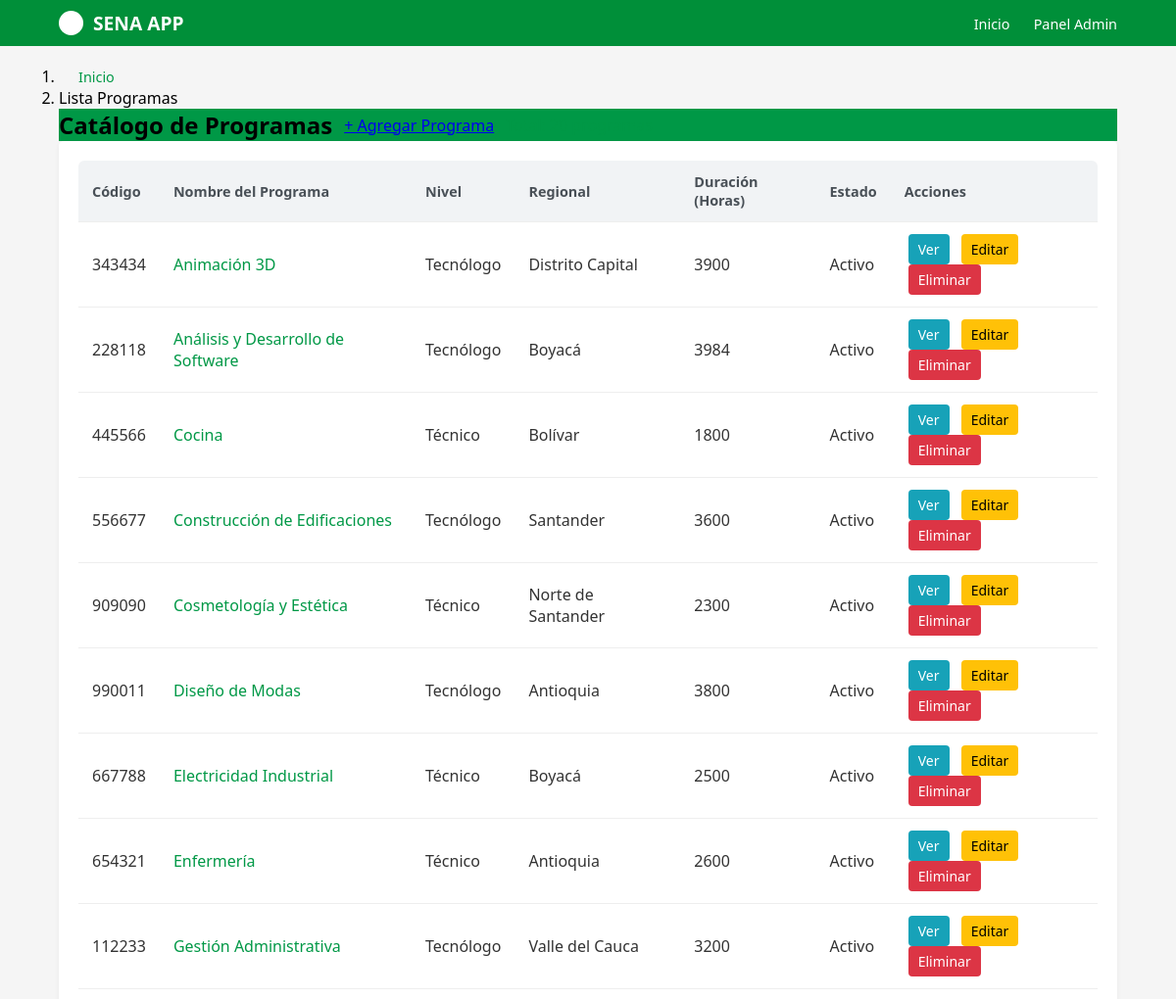
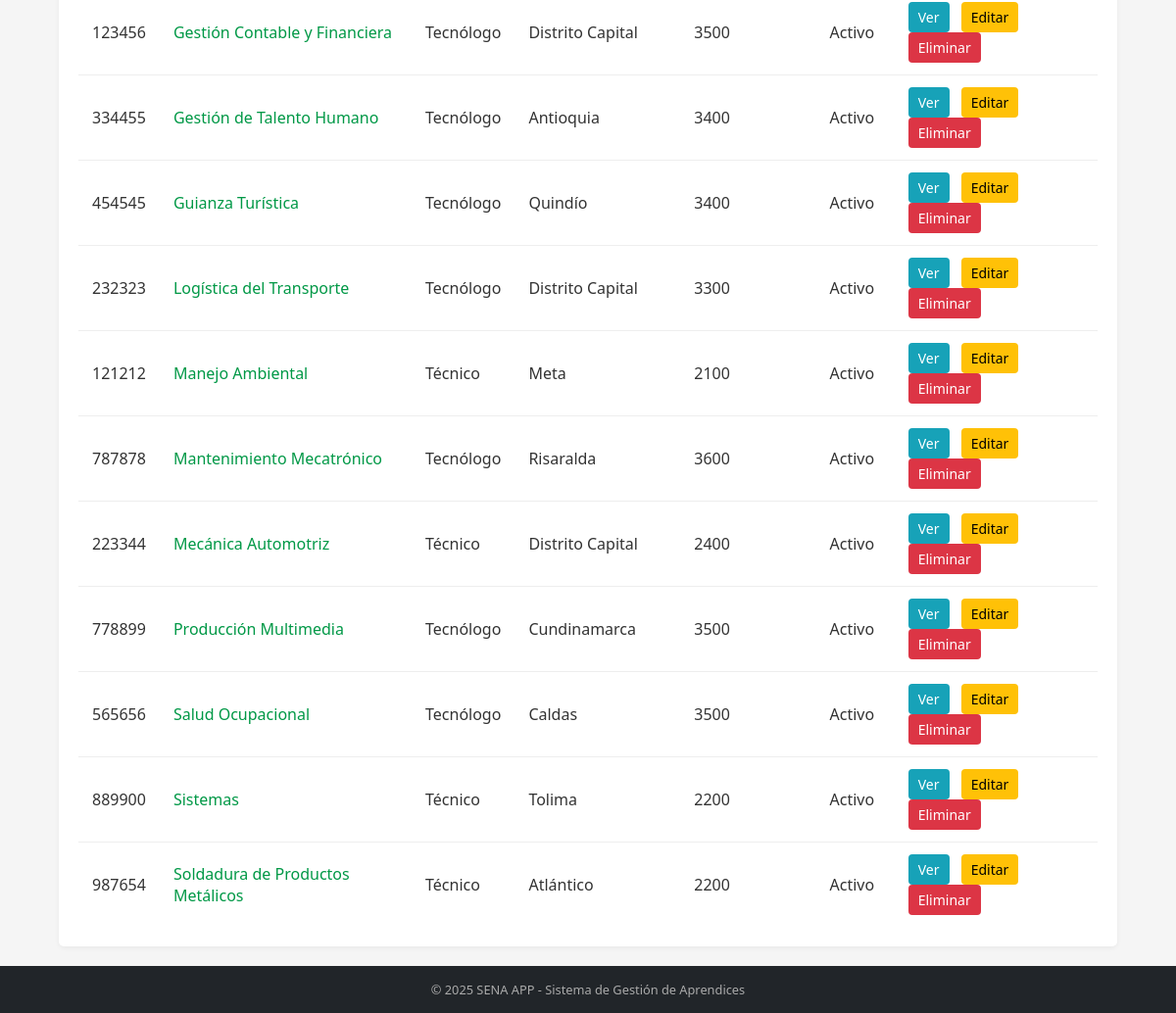
/programas/, run on the app's committed database (2 pictures, top to bottom).
### programas/models.py (models this page shows, shortened)
class Programa(models.Model):
    NIVEL_FORMACION_CHOICES = [
        ('AUX', 'Auxiliar'),
        ('OPE', 'Operario'),
        ('TEC', 'Técnico'),
        ('TGL', 'Tecnólogo'),
        ('ESP', 'Especialización Tecnológica'),
        ('COM', 'Complementario'),
    ]
    MODALIDAD_CHOICES = [
        ('PRE', 'Presencial'),
        ('VIR', 'Virtual'),
        ('MIX', 'Mixta'),
    ]
    ESTADO_CHOICES = [
        ('ACT', 'Activo'),
        ('INA', 'Inactivo'),
        ('SUS', 'Suspendido'),
        ('CAN', 'Cancelado'),
    ]
    codigo = models.CharField(max_length=20, unique=True, verbose_name="Código del Programa")
    nombre = models.CharField(max_length=200, verbose_name="Nombre del Programa")
    nivel_formacion = models.CharField(max_length=3, choices=NIVEL_FORMACION_CHOICES, verbose_name="Nivel de Formación")
    modalidad = models.CharField(max_length=3, choices=MODALIDAD_CHOICES, default='PRE', verbose_name="Modalidad")
    duracion_meses = models.PositiveIntegerField(verbose_name="Duración en Meses")
    duracion_horas = models.PositiveIntegerField(verbose_name="Duración en Horas") # Nuevo campo
    descripcion = models.TextField(verbose_name="Descripción del Programa")
    competencias = models.TextField(verbose_name="Competencias a Desarrollar") # Nuevo campo
    perfil_egreso = models.TextField(verbose_name="Perfil de Egreso") # Nuevo campo
    requisitos_ingreso = models.TextField(verbose_name="Requisitos de Ingreso") # Nuevo campo
    centro_formacion = models.CharField(max_length=200, verbose_name="Centro de Formación") # Nuevo campo
    regional = models.CharField(max_length=100, verbose_name="Regional") # Nuevo campo
    estado = models.CharField(max_length=3, choices=ESTADO_CHOICES, default='ACT', verbose_name="Estado")
    fecha_creacion = models.DateField(verbose_name="Fecha de Creación del Programa")
    fecha_registro = models.DateTimeField(auto_now_add=True, verbose_name="Fecha de Registro")
    class Meta:
        verbose_name = "Programa de Formación"
        verbose_name_plural = "Programas de Formación"
        ordering = ['nombre']

### programas/views.py (the view)
# urls.py: path('', include('programas.urls')),
def programas(request):
    lista_programas = Programa.objects.all()
    template = loader.get_template("lista_programas.html")
    context = {
        "lista_programas": lista_programas,
    }
    return HttpResponse(template.render(context, request))

### programas/templates/lista_programas.html (shortened to what this page needs)
{% extends "master.html" %}
{% block content %}
<div class="container-fluid py-4">
    <div class="row mb-4">
        <div class="col-12">
            <nav aria-label="breadcrumb">
                <ol class="breadcrumb">
                    <li class="breadcrumb-item"><a href="/" class="back-link">Inicio</a></li>
                    <li class="breadcrumb-item active" aria-current="page">Lista Programas</li>
                </ol>
            </nav>
        </div>
    </div>
    <div class="row mb-4">
        <div class="col-12">
            <div class="d-flex justify-content-between align-items-center bg-sena-green p-3 text-white rounded shadow-sm">
                <div style="display:flex; gap:12px; align-items:center;">
                    <h2 class="mb-0 fs-4">Catálogo de Programas</h2>
                    <a href="{% url 'programas:crear_programa' %}" class="btn btn-primary">+ Agregar Programa</a>
                    <span class="badge bg-light text-sena-green p-2 fw-bold fs-6">Total: {{ lista_programas|length }} programas</span>
                </div>
            </div>
        </div>
    </div>
    <div class="row">
        <div class="col-12">
            <div class="card shadow-sm border-0">
                <div class="card-body p-0">
                    <div class="table-responsive">
                        <table class="table table-hover align-middle mb-0 app-table">
                            <thead class="bg-light">
                                <tr>
                                    <th scope="col" class="text-secondary text-uppercase small">Código</th>
                                    <th scope="col" class="text-secondary text-uppercase small">Nombre del Programa</th>
                                    <th scope="col" class="text-secondary text-uppercase small">Nivel</th>
                                    <th scope="col" class="text-secondary text-uppercase small">Regional</th>
                                    <th scope="col" class="text-secondary text-uppercase small">Duración (Horas)</th>
                                    <th scope="col" class="text-secondary text-uppercase small">Estado</th>
                                    <th scope="col" class="text-secondary text-uppercase small">Acciones</th>
                                </tr>
                            </thead>
                            <tbody>
                                {% if lista_programas %}
                                    {% for programa in lista_programas %}
                                        <tr>
                                            <td>{{ programa.codigo }}</td>
                                            <td>
                                                <div class="fw-bold text-primary">{{ programa.nombre }}</div>
                                            </td>
                                            <td>
                                                <span class="text-muted small">{{ programa.get_nivel_formacion_display }}</span>
                                            </td>
                                            <td>{{ programa.regional }}</td>
                                            <td>{{ programa.duracion_horas }}</td>
                                            <td>
                                                {% if programa.estado == 'ACT' %}
                                                    <span class="badge bg-success shadow-sm">{{ programa.get_estado_display }}</span>
                                                {% elif programa.estado == 'INA' or programa.estado == 'CAN' %}
                                                    <span class="badge bg-danger shadow-sm">{{ programa.get_estado_display }}</span>
                                                {% else %}
                                                    <span class="badge bg-warning text-dark shadow-sm">{{ programa.get_estado_display }}</span>
                                                {% endif %}
                                            </td>
                                            <td>
                                                                     <a href="{% url 'programas:detalle_programas' programa.id %}"
                                                                         style="display: inline-block; margin: 0 4px; padding: 6px 10px; background-color: #17a2b8; color: white; text-decoration: none; border-radius: 4px; font-size: 14px;"
                                                                         title="Ver Detalle">Ver</a>
                                                                     <a href="{% url 'programas:editar_programa' programa.id %}"
                                                                         style="display: inline-block; margin: 0 4px; padding: 6px 10px; background-color: #ffc107; color: black; text-decoration: none; border-radius: 4px; font-size: 14px;">Editar</a>
                                                                     <a href="{% url 'programas:eliminar_programa' programa.id %}"
                                                                         style="display: inline-block; margin: 0 4px; padding: 6px 10px; background-color: #dc3545; color: white; text-decoration: none; border-radius: 4px; font-size: 14px;"
                                                                         onclick="return confirm('¿Eliminar el programa {{ programa.nombre }}?')">Eliminar</a>
                                            </td>
                                        </tr>
                                    {% endfor %}
                                {% endif %}
                            </tbody>
                        </table>
                    </div>
                </div>
            </div>
        </div>
    </div>
</div>
{% endblock %}

### aprendices/static/mystyles.css (style rules this page uses)
* { margin: 0; padding: 0; box-sizing: border-box; font-family: 'Segoe UI', Tahoma, Geneva, Verdana, sans-serif; }
body { background-color: #f5f5f5; display: flex; flex-direction: column; min-height: 100vh; }
nav a { color: white; text-decoration: none; margin-left: 20px; font-size: 0.9rem; }
.card { background-color: white; padding: 20px; border-radius: 5px; box-shadow: 0 2px 5px rgba(0,0,0,0.05); display: flex; flex-direction: column; justify-content: space-between; }

### SENA_APP/static/site.css (style rules this page uses)
table.app-table { width:100%; border-collapse:collapse; background:#fff; border-radius:6px; overflow:hidden; }
table.app-table thead th { background:#f1f3f5; padding:12px 14px; text-align:left; color:#495057; font-size:0.9rem; }
table.app-table tbody td { padding:12px 14px; border-top:1px solid #eee; color:#333; }

### programas/templates/lista_programas.html (style rules this page uses)
.bg-sena-green { background-color: #009846 !important; }
.text-sena-green { color: #009846 !important; }
.text-primary { color: #009846 !important; }
.back-link { color: #009846; text-decoration: none; }

### data on the page
Programa: codigo "343434", nombre "Animación 3D", nivel_formacion "Tecnólogo", regional "Distrito Capital", duracion_horas "3900", estado "Activo"
Programa: codigo "228118", nombre "Análisis y Desarrollo de Software", nivel_formacion "Tecnólogo", regional "Boyacá", duracion_horas "3984", estado "Activo"
Programa: codigo "445566", nombre "Cocina", nivel_formacion "Técnico", regional "Bolívar", duracion_horas "1800", estado "Activo"
Programa: codigo "556677", nombre "Construcción de Edificaciones", nivel_formacion "Tecnólogo", regional "Santander", duracion_horas "3600", estado "Activo"
Programa: codigo "909090", nombre "Cosmetología y Estética", nivel_formacion "Técnico", regional "Norte de Santander", duracion_horas "2300", estado "Activo"
Programa: codigo "990011", nombre "Diseño de Modas", nivel_formacion "Tecnólogo", regional "Antioquia", duracion_horas "3800", estado "Activo"
Programa: codigo "667788", nombre "Electricidad Industrial", nivel_formacion "Técnico", regional "Boyacá", duracion_horas "2500", estado "Activo"
Programa: codigo "654321", nombre "Enfermería", nivel_formacion "Técnico", regional "Antioquia", duracion_horas "2600", estado "Activo"
Programa: codigo "112233", nombre "Gestión Administrativa", nivel_formacion "Tecnólogo", regional "Valle del Cauca", duracion_horas "3200", estado "Activo"
Programa: codigo "123456", nombre "Gestión Contable y Financiera", nivel_formacion "Tecnólogo", regional "Distrito Capital", duracion_horas "3500", estado "Activo"
Programa: codigo "334455", nombre "Gestión de Talento Humano", nivel_formacion "Tecnólogo", regional "Antioquia", duracion_horas "3400", estado "Activo"
Programa: codigo "454545", nombre "Guianza Turística", nivel_formacion "Tecnólogo", regional "Quindío", duracion_horas "3400", estado "Activo"
Programa: codigo "232323", nombre "Logística del Transporte", nivel_formacion "Tecnólogo", regional "Distrito Capital", duracion_horas "3300", estado "Activo"
Programa: codigo "121212", nombre "Manejo Ambiental", nivel_formacion "Técnico", regional "Meta", duracion_horas "2100", estado "Activo"
Programa: codigo "787878", nombre "Mantenimiento Mecatrónico", nivel_formacion "Tecnólogo", regional "Risaralda", duracion_horas "3600", estado "Activo"
Programa: codigo "223344", nombre "Mecánica Automotriz", nivel_formacion "Técnico", regional "Distrito Capital", duracion_horas "2400", estado "Activo"
Programa: codigo "778899", nombre "Producción Multimedia", nivel_formacion "Tecnólogo", regional "Cundinamarca", duracion_horas "3500", estado "Activo"
Programa: codigo "565656", nombre "Salud Ocupacional", nivel_formacion "Tecnólogo", regional "Caldas", duracion_horas "3500", estado "Activo"
Programa: codigo "889900", nombre "Sistemas", nivel_formacion "Técnico", regional "Tolima", duracion_horas "2200", estado "Activo"
Programa: codigo "987654", nombre "Soldadura de Productos Metálicos", nivel_formacion "Técnico", regional "Atlántico", duracion_horas "2200", estado "Activo"
